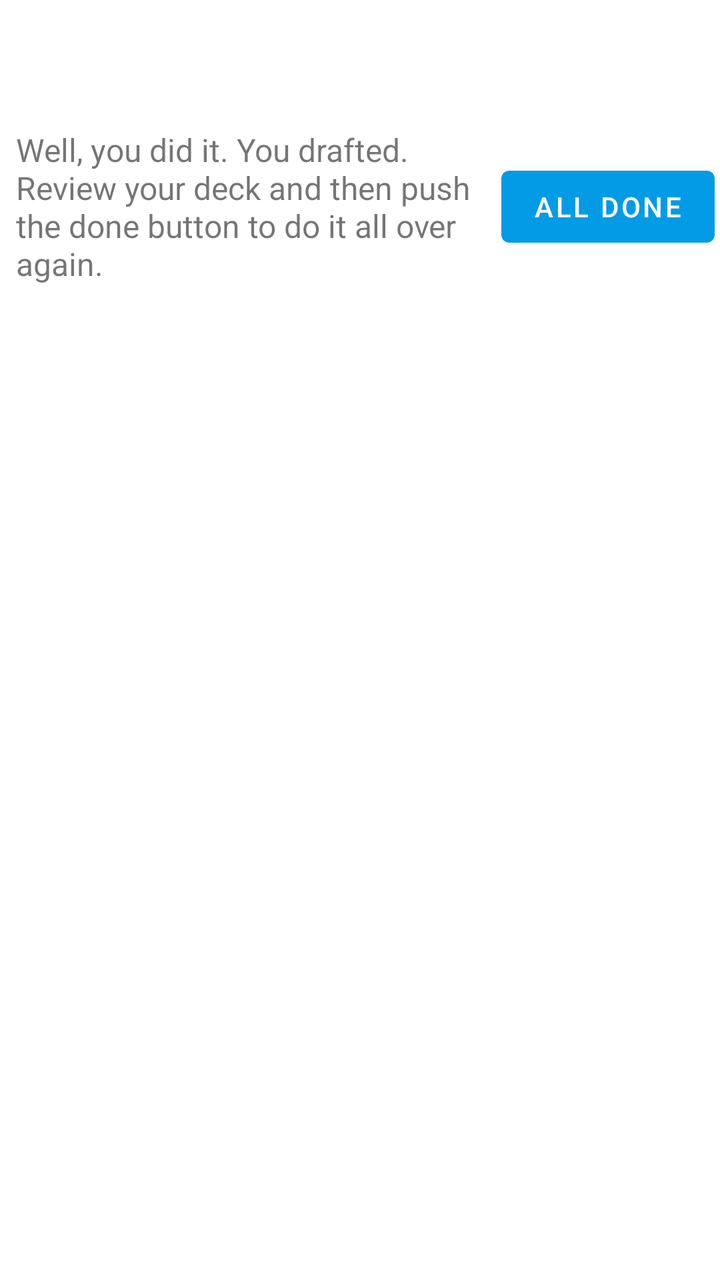
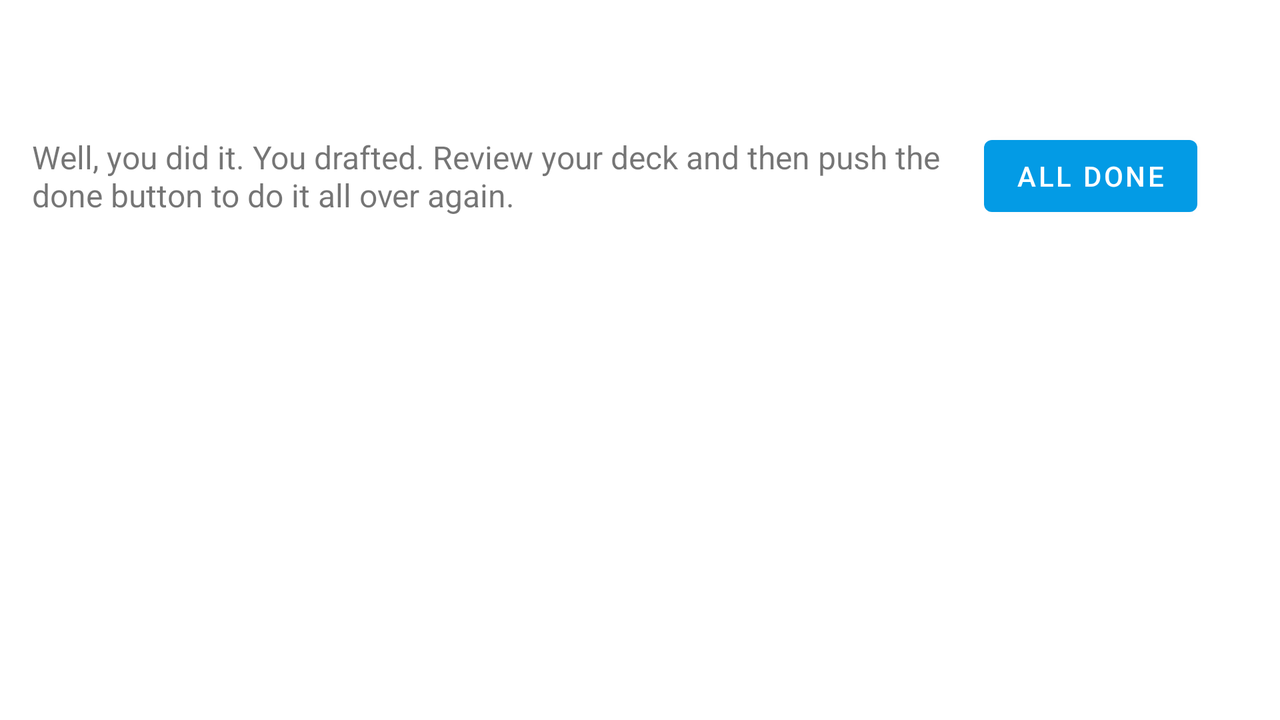

The same Android screen from two of the app's own layout files: first res/layout/ as a phone draws it, then the repository's variant for another configuration, drawn on a device whose configuration selects that folder. Both files follow.
<!-- AndroidManifest.xml: application theme AppTheme -->
<!-- res/layout/fragment_end_game.xml -->
<androidx.constraintlayout.widget.ConstraintLayout
    xmlns:android="http://schemas.android.com/apk/res/android"
    xmlns:app="http://schemas.android.com/apk/res-auto"
    xmlns:tools="http://schemas.android.com/tools"
    android:layout_width="match_parent"
    android:layout_height="match_parent"
    android:orientation="horizontal"
    android:layout_marginTop="?android:attr/actionBarSize">

    <TextView
        android:id="@+id/info_text"
        android:layout_width="240dp"
        android:layout_height="wrap_content"
        android:layout_marginStart="@dimen/margins_8"
        android:layout_marginTop="@dimen/margins_8"
        android:text="@string/draft_done_info"
        android:textSize="@dimen/text16"
        app:layout_constraintStart_toStartOf="parent"
        app:layout_constraintTop_toTopOf="parent" />

    <com.google.android.material.button.MaterialButton
        android:id="@+id/draft_done_button"
        android:layout_width="wrap_content"
        android:layout_height="wrap_content"
        android:layout_marginStart="8dp"
        android:layout_marginTop="8dp"
        android:layout_marginEnd="8dp"
        android:layout_marginBottom="8dp"
        android:text="@string/all_done_button_text"
        app:layout_constraintBottom_toTopOf="@+id/divider"
        app:layout_constraintEnd_toEndOf="parent"
        app:layout_constraintStart_toEndOf="@+id/info_text"
        app:layout_constraintTop_toTopOf="parent" />

    <View
        android:id="@+id/divider"
        android:layout_width="match_parent"
        android:layout_height="1dp"
        android:background="@color/toastBackgroundColor"
        app:layout_constraintEnd_toEndOf="parent"
        app:layout_constraintStart_toStartOf="parent"
        android:layout_marginTop="@dimen/margins_8"
        app:layout_constraintTop_toBottomOf="@+id/info_text" />

    <androidx.core.widget.NestedScrollView
        android:layout_width="match_parent"
        android:layout_height="wrap_content"
        android:layout_marginTop="8dp"
        app:layout_constraintTop_toBottomOf="@+id/divider">

        <androidx.recyclerview.widget.RecyclerView
            android:id="@+id/draft_cards_recyclerview"
            android:layout_width="match_parent"
            android:layout_height="match_parent"
            android:focusable="true"
            tools:itemCount="5"
            tools:layoutManager="androidx.recyclerview.widget.GridLayoutManager"
            tools:listitem="@layout/list_item_card_grid_item"
            tools:spanCount="3">

        </androidx.recyclerview.widget.RecyclerView>
    </androidx.core.widget.NestedScrollView>

</androidx.constraintlayout.widget.ConstraintLayout>
<!-- res/layout/list_item_card_grid_item.xml (included above) -->
<?xml version="1.0" encoding="utf-8"?>
<LinearLayout
    xmlns:android="http://schemas.android.com/apk/res/android"
    xmlns:app="http://schemas.android.com/apk/res-auto"
    android:layout_width="match_parent"
    android:layout_height="wrap_content"
    xmlns:tools="http://schemas.android.com/tools">

    <TextView
        android:id="@+id/cardId"
        android:layout_width="wrap_content"
        android:layout_height="wrap_content"
        android:visibility="gone"/>

    <TextView
        android:id="@+id/cardUrl"
        android:layout_width="wrap_content"
        android:layout_height="wrap_content"
        android:visibility="gone"/>

    <ImageView
        android:id="@+id/mtg_card"
        android:layout_width="match_parent"
        android:layout_height="wrap_content"
        android:adjustViewBounds="true"
        android:scaleType="fitCenter"
        tools:src="@drawable/nissa_temp_card"
        android:transitionName="@string/mtg_card_scale_transition_name"
        android:contentDescription="@string/mtg_card_content_description" />
</LinearLayout>
<!-- resources referenced by this layout -->
<resources>
  <dimen name="margins_8">8dp</dimen>
  <dimen name="text16">16sp</dimen>
  <string name="all_done_button_text">All Done</string>
  <string name="draft_done_info">Well, you did it. You drafted. Review your deck and then push the done button to do it all over again.</string>
  <string name="mtg_card_content_description">mtg card</string>
  <string name="mtg_card_scale_transition_name">mtgCardScale</string>
  <style name="AppTheme" parent="Theme.MaterialComponents.Light.NoActionBar">
          <item name="colorPrimary">@color/colorPrimary</item>
          <item name="colorPrimaryDark">@color/colorPrimaryDark</item>
          <item name="colorAccent">@color/colorAccent</item>
          <item name="android:textColorPrimary">@color/textColorPrimary</item>
      </style>
  <color name="colorPrimary">#039BE5</color>
  <color name="colorPrimaryDark">#0288D1</color>
  <color name="colorAccent">#FFA000</color>
</resources>
<!-- res/layout-land/fragment_end_game.xml (the repository's variant of the layout above) -->
<!-- drawn on the phone turned sideways -->
<androidx.constraintlayout.widget.ConstraintLayout
    xmlns:android="http://schemas.android.com/apk/res/android"
    xmlns:app="http://schemas.android.com/apk/res-auto"
    xmlns:tools="http://schemas.android.com/tools"
    android:layout_width="match_parent"
    android:layout_height="match_parent"
    android:orientation="horizontal"
    android:layout_marginTop="?android:attr/actionBarSize">
    <LinearLayout
        android:id="@+id/info_text"
        android:layout_width="match_parent"
        android:layout_height="wrap_content"
        android:orientation="horizontal"
        android:layout_marginTop="@dimen/margins_8"
        app:layout_constraintStart_toStartOf="parent"
        app:layout_constraintTop_toTopOf="parent"
        android:gravity="center_vertical">
        <TextView
            android:layout_width="0dp"
            android:layout_weight="0.75"
            android:layout_height="wrap_content"
            android:layout_marginStart="@dimen/margins_16"
            android:text="@string/draft_done_info"
            android:textSize="@dimen/text16"
            app:layout_constraintStart_toStartOf="parent"
            app:layout_constraintTop_toTopOf="parent" />

        <RelativeLayout
            android:layout_width="0dp"
            android:layout_weight="0.25"
            android:layout_height="wrap_content"
            android:gravity="center_vertical">

            <com.google.android.material.button.MaterialButton
                android:id="@+id/draft_done_button"
                android:layout_width="wrap_content"
                android:layout_height="wrap_content"
                android:layout_marginStart="8dp"
                android:layout_marginTop="8dp"
                android:layout_marginEnd="8dp"
                android:layout_marginBottom="8dp"
                android:text="@string/all_done_button_text" />
        </RelativeLayout>
    </LinearLayout>

    <View
        android:id="@+id/divider"
        android:layout_width="match_parent"
        android:layout_height="1dp"
        android:background="@color/toastBackgroundColor"
        app:layout_constraintEnd_toEndOf="parent"
        app:layout_constraintStart_toStartOf="parent"
        android:layout_marginTop="@dimen/margins_8"
        app:layout_constraintTop_toBottomOf="@+id/info_text" />

    <androidx.core.widget.NestedScrollView
        android:layout_width="match_parent"
        android:layout_height="wrap_content"
        android:layout_marginTop="8dp"
        app:layout_constraintTop_toBottomOf="@+id/divider">

        <androidx.recyclerview.widget.RecyclerView
            android:id="@+id/draft_cards_recyclerview"
            android:layout_width="match_parent"
            android:layout_height="match_parent"
            android:focusable="true"
            tools:itemCount="5"
            tools:layoutManager="androidx.recyclerview.widget.GridLayoutManager"
            tools:listitem="@layout/list_item_card_grid_item"
            tools:spanCount="3">

        </androidx.recyclerview.widget.RecyclerView>
    </androidx.core.widget.NestedScrollView>

</androidx.constraintlayout.widget.ConstraintLayout>
<!-- resources referenced by the variant -->
<!-- as the phone turned sideways resolves them -->
<resources>
  <dimen name="margins_16">16dp</dimen>
  <dimen name="margins_8">8dp</dimen>
  <dimen name="text16">16sp</dimen>
  <string name="all_done_button_text">All Done</string>
  <string name="draft_done_info">Well, you did it. You drafted. Review your deck and then push the done button to do it all over again.</string>
  <string name="mtg_card_content_description">mtg card</string>
  <string name="mtg_card_scale_transition_name">mtgCardScale</string>
  <style name="AppTheme" parent="Theme.MaterialComponents.Light.NoActionBar">
          <item name="colorPrimary">@color/colorPrimary</item>
          <item name="colorPrimaryDark">@color/colorPrimaryDark</item>
          <item name="colorAccent">@color/colorAccent</item>
          <item name="android:textColorPrimary">@color/textColorPrimary</item>
      </style>
  <color name="colorPrimary">#039BE5</color>
  <color name="colorPrimaryDark">#0288D1</color>
  <color name="colorAccent">#FFA000</color>
</resources>
